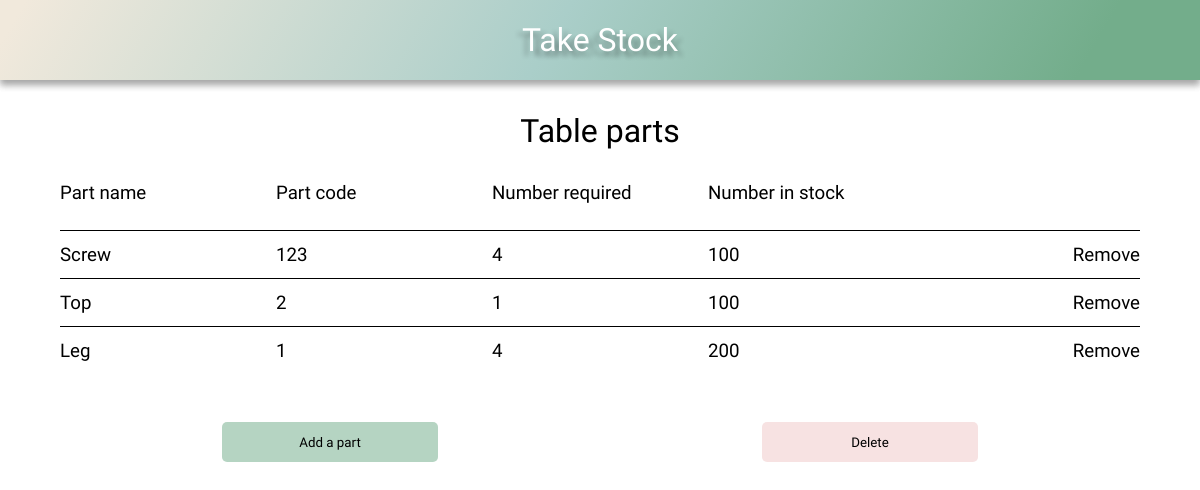
Before: /product-detail/1 with the older database file.
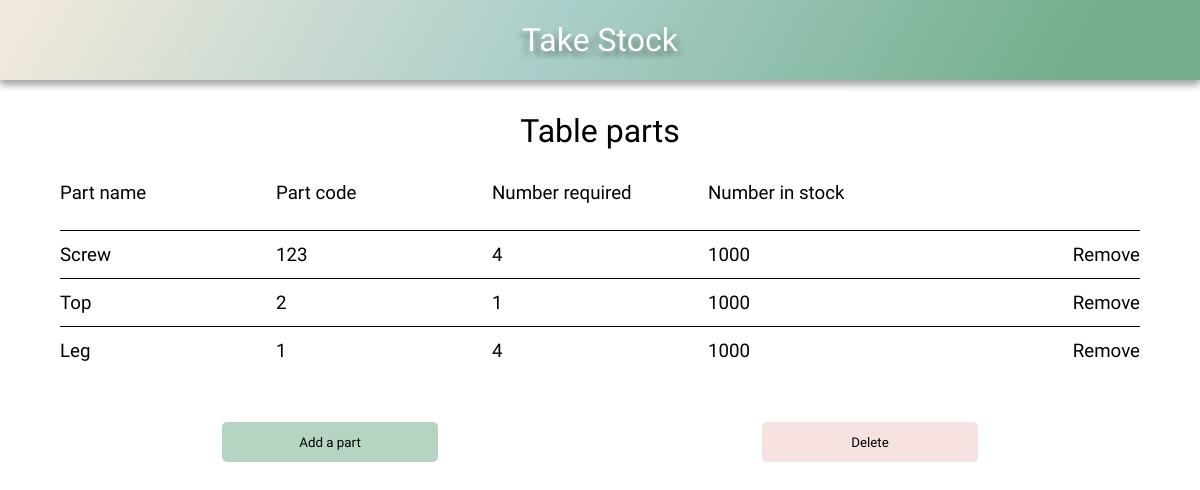
After: the same page with the newer database file.
### stock/models.py (models this page shows, shortened)
class Parts(models.Model):
    product_part_belongs_to = models.ForeignKey(
        Product, on_delete=models.CASCADE
        )
    item = models.ForeignKey(Stock, on_delete=models.CASCADE)
    number_required = models.IntegerField()

class Stock(models.Model):
    name = models.CharField(max_length=100)
    code = models.CharField(max_length=100)
    number_in_stock = models.IntegerField()

### stock/views.py (the view)
# urls.py: path('product-detail/<int:pk>', product_detail, name='product-detail'),
def product_detail(request, pk):
    product_parts = Parts.objects.filter(product_part_belongs_to=pk)
    product = Product.objects.filter(id=pk).first()
    context = {
        'product_parts': product_parts,
        'product': product,
    }
    return render(request, 'product_detail.html', context)

### stock/models.py (called while the page is built)
    def __str__(self):
        return f'{self.name}'

### stock/templates/product_detail.html
{% extends 'base.html' %}
{% load static %}
{% block head %}
    <link rel="stylesheet" href="{% static 'css/style.css' %}">
    <link rel="stylesheet" href="{% static 'css/grid.css' %}">
{% endblock %}
{% block content %}
    <h1>{{ product }} parts</h1>
    <div class="grid">
        <div class="grid-headings grid-5">
            <h3>Part name</h3>
            <h3>Part code</h3>
            <h3>Number required</h3>
            <h3>Number in stock</h3>
        </div>
        {% for part in product_parts %}
        <div class="grid-row grid-5">
            <div class="item-name-content">
                <h3>{{ part.item.name }}</h3>
            </div>
            <div class="item-code-content">
                <h3>{{ part.item.code }}</h3>
            </div>
            <div class="item-required-content">
                <h3>{{ part.number_required }}</h3>
            </div>
            <div class="item-number-content">
                <h3>{{ part.item.number_in_stock }}</h3>
            </div>
            <div class="update">
                <h3><a href="{% url 'delete-part' part.id %}">Remove</a></h3>
            </div>
        </div>
        {% endfor %}
        <div class="grid-buttons">
            <button class="btn grid-btn btn-submit btn-hover"><a href="{% url 'add_more_parts' product.pk %}">Add a part</a></button>
            <button class="btn grid-btn btn-delete btn-hover"><a href="{% url 'delete-product' product.id %}">Delete</a></button>
        </div>
    </div>
{% endblock %}

Changed rows visible on the page:
changed through a linked row, Parts "Screw": item.number_in_stock "100" → "1000"
changed through a linked row, Parts "Top": item.number_in_stock "100" → "1000"
changed through a linked row, Parts "Leg": item.number_in_stock "200" → "1000"
